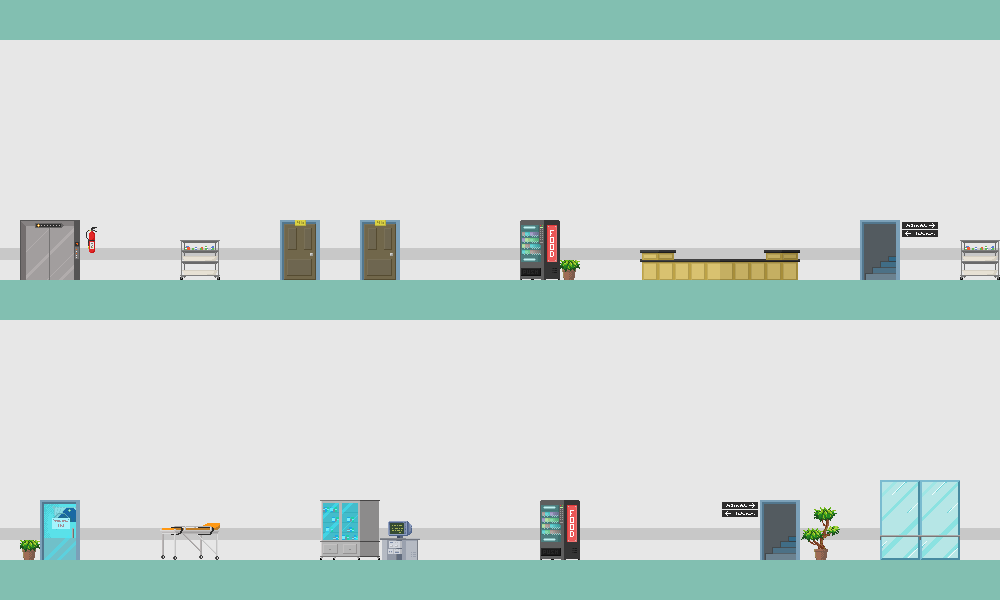

This game map was drawn from its Tiled (.tmx) file and the tilesets committed beside it. A one-line description and the trimmed map source follow:
An orthogonal 50x30 tile map with 20x20 px tiles, 5 tile layers (bg, bg2, Tile Layer 1, decor back, ...), 2 tilesets.

<map version="1.0" orientation="orthogonal" width="50" height="30" tilewidth="20" tileheight="20">
 <tileset firstgid="1" name="tiles" tilewidth="20" tileheight="20">
  <image source="../tiles.png" width="100" height="100" />
 </tileset>
 <tileset firstgid="26" name="tileset" tilewidth="20" tileheight="20">
  <image source="../tileset.png" width="440" height="360" />
 </tileset>
 <layer name="bg" width="50" height="30">
  <data>[1500 cells, 1500 non-empty, 1 distinct tile ids]</data>
 </layer>
 <layer name="bg2" width="50" height="30">
  <data>[1500 cells, 100 non-empty, 1 distinct tile ids]</data>
 </layer>
 <layer name="Tile Layer 1" width="50" height="30">
  <data>[1500 cells, 351 non-empty, 4 distinct tile ids]</data>
 </layer>
 <layer name="decor back" width="50" height="30">
  <data>[1500 cells, 424 non-empty, 92 distinct tile ids]</data>
 </layer>
 <layer name="decor front" width="50" height="30">
  <data>[1500 cells, 0 non-empty, 0 distinct tile ids]</data>
 </layer>
</map>
